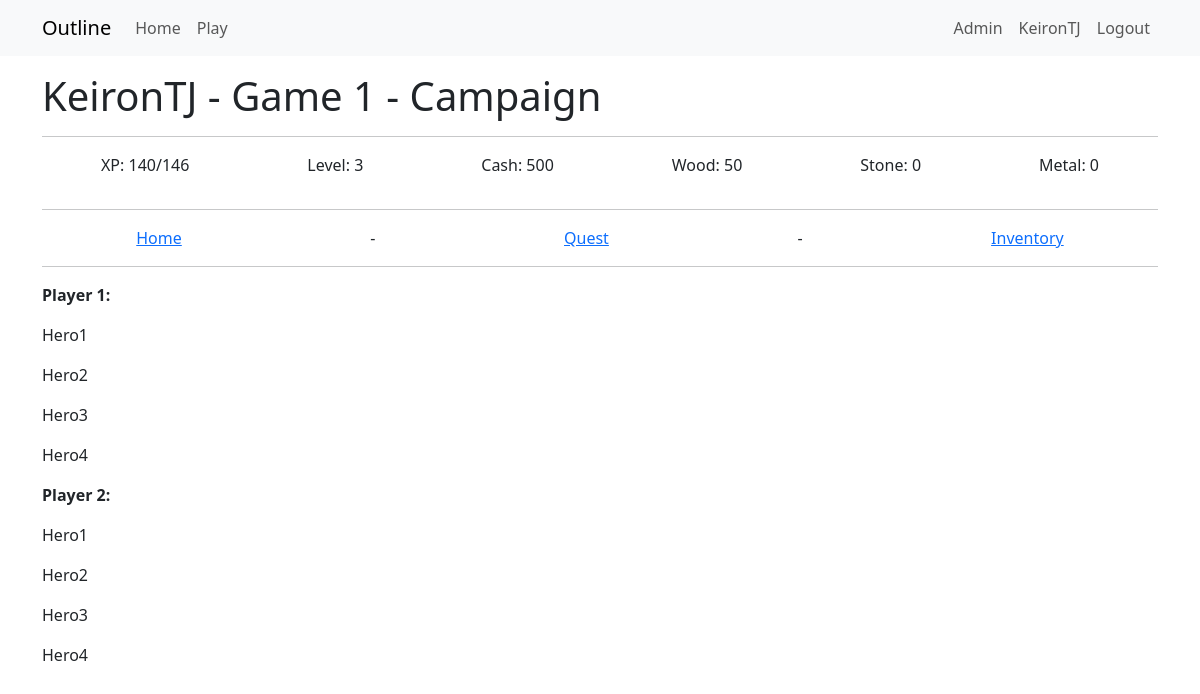
The page /battle (signed in) on the database as committed earlier.
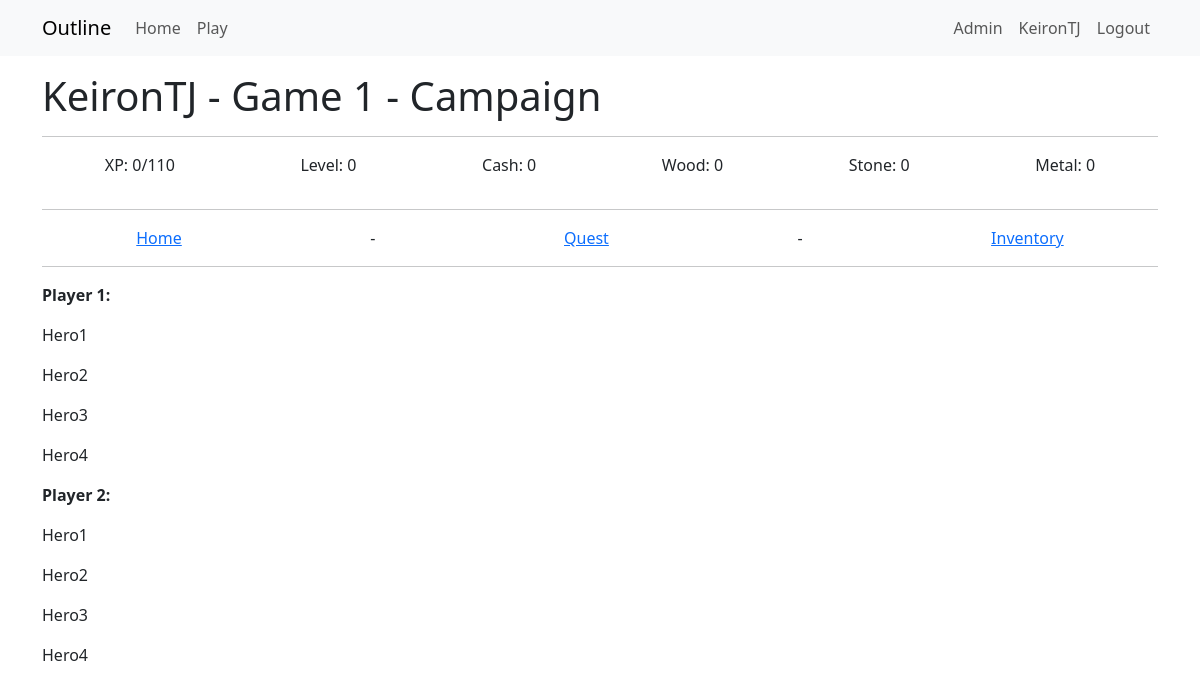
The same page on the database as committed later.
### app/models.py (models this page shows)
class Game(db.Model):
    __tablename__ = 'game'
    id = db.Column(db.Integer, primary_key=True)
    user_id = db.Column(db.Integer, db.ForeignKey('user.id'), nullable=False)
    game_name = db.Column(db.String(64))
    game_exists = db.Column(db.Boolean, default=True)
    entry_date = db.Column(db.DateTime, default=datetime.now(timezone.utc))
    xp = db.Column(db.Integer, default=0)
    level = db.Column(db.Integer, default=0)
    cash = db.Column(db.Integer, default=0)
    wood = db.Column(db.Integer, default=0)
    stone = db.Column(db.Integer, default=0)
    metal = db.Column(db.Integer, default=0)
    next_level_xp_required = db.Column(db.Integer, default=110)
    user = db.relationship("User", back_populates="game")
    inventories = db.relationship("InventoryUser", back_populates="game")
    quest_progress = db.relationship("QuestProgress", back_populates="game")
    building_progress = db.relationship("BuildingProgress", back_populates="game")
    resource_logs = db.relationship("ResourceLog", back_populates="game")
    hero_progress = db.relationship("HeroProgress", back_populates="game")
    hero_slots = db.relationship("HeroSlots", back_populates="game")

class Buildings(db.Model):
    __tablename__ = 'buildings'
    id = db.Column(db.Integer, primary_key=True)
    building_type_id = db.Column(db.Integer, db.ForeignKey('building_types.id'))
    building_name = db.Column(db.String(64))
    building_description = db.Column(db.String(256))
    building_link = db.Column(db.String(256))
    base_building_cash_required = db.Column(db.Integer, default=0)
    base_building_level_required = db.Column(db.Integer, default=0)
    base_building_xp_required = db.Column(db.Integer, default=0)
    base_building_wood_required = db.Column(db.Integer, default=0)
    base_building_stone_required = db.Column(db.Integer, default=0)
    base_building_metal_required = db.Column(db.Integer, default=0)
    max_building_level = db.Column(db.Integer, default=25)
    base_xp_per_minute = db.Column(db.Integer, default=0)
    base_cash_per_minute = db.Column(db.Integer, default=0)
    base_wood_per_minute = db.Column(db.Integer, default=0)
    base_stone_per_minute = db.Column(db.Integer, default=0)
    base_metal_per_minute = db.Column(db.Integer, default=0)
    building_type = db.relationship("BuildingType", back_populates="building")
    building_progress = db.relationship("BuildingProgress", back_populates="building")

### app/game/routes.py (the view)
@bp.route('/battle', methods=['GET','POST'])
@login_required
def battle():
    game=g.game
    return render_template("game/battle.html",
                           title="Campaign",
                           game=game)

### app/game/__init__.py (called while the page is built)
@bp.before_app_request
def before_request():
    load_game()

### app/game/context_processor.py (called while the page is built)
def load_game():
    if current_user.is_authenticated:
        game_id = current_user.activegame
        if game_id:
            g.game = Game.query.get(game_id)
        else:
            g.game = None
    else:
        g.game = None

### app/models.py (called while the page is built)
@login.user_loader
def load_user(id):
    return db.session.get(User, int(id))

    def is_admin(self):
        return 'admin' in [role.name for role in self.role]

### app/templates/game/battle.html
{% extends "game/game_base.html" %}
{% block content2 %}
<div>
    <p><b>Player 1:</b></p>
    <p>Hero1</p>
    <p>Hero2</p>
    <p>Hero3</p>
    <p>Hero4</p>
</div>
<div>
    <p><b>Player 2:</b></p>
    <p>Hero1</p>
    <p>Hero2</p>
    <p>Hero3</p>
    <p>Hero4</p>
</div>
{% endblock content2 %}

### app/templates/game/game_base.html (shortened to what this page needs)
{% extends "base.html" %}
{% block content %}
<h1>  {{ game.user.username }} - {{ game.game_name }} - {{ title }}  </h1>
<hr>
<div style="display: flex; justify-content: space-around;">
    <p>XP: {{ game.xp }}/{{game.next_level_xp_required}}</p>
    <p>Level: {{ game.level}}</p>
    <p>Cash: {{ game.cash }}</p>
    <p>Wood: {{ game.wood }}</p>
    <p>Stone: {{ game.stone }}</p>
    <p>Metal: {{ game.metal }}</p>
</div>
<hr>
<div style="display: flex; justify-content: space-around;">
    <a href="{{ url_for('game.play', game_id=game.id) }}">Home</a> -
    {% for building in game.building_progress %}
       {% if building.building.id == 1 %}
            <a href="{{ url_for('game.building_quests', building_progress_id=building.id) }}">Quest</a> -
       {% endif %}
    {% endfor %}
    <a href="{{ url_for('game.building_inventory', game_id=game.id) }}"> Inventory </a>
</div>
<hr>
{% block content2 %}  {% endblock content2 %}
{% endblock content %}

Rows that differ between the two databases and show on the page:
changed Game "Game 1": xp "140" → "0"; next_level_xp_required "146" → "110"; level "3" → "0"; cash "500" → "0"; wood "50" → "0"
added Buildings: building_name "Campaign"
Other text that changed with them:
{{ title }}: "Campaign" → (not shown)
